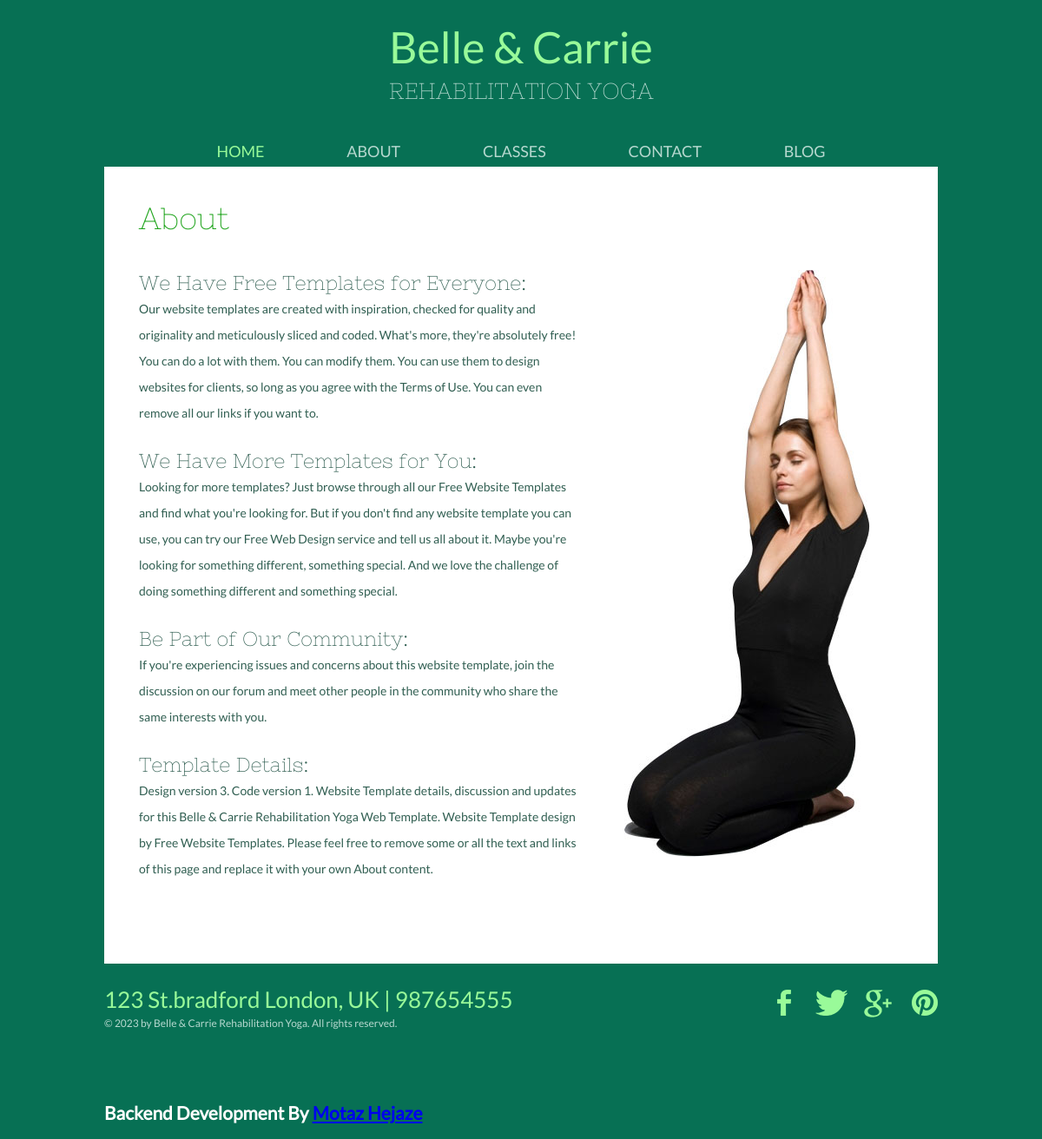
/about, run on the app's committed database.
### yoga/models.py (models this page shows)
class About(models.Model):
    title1 = models.CharField(null=True,blank=True,max_length=50)
    paragraph1 = models.TextField(null=True,blank=True)
    title2 = models.CharField(null=True,blank=True,max_length=50)
    paragraph2 = models.TextField(null=True,blank=True)
    title3 = models.CharField(null=True,blank=True,max_length=50)
    paragraph3 = models.TextField(null=True,blank=True)
    title4 = models.CharField(null=True,blank=True,max_length=50)
    paragraph4 = models.TextField(null=True,blank=True)

class Information(models.Model):
    address = models.CharField(max_length=50)
    phone = models.CharField(max_length=20)
    facebook = models.URLField(max_length=50)
    twitter = models.URLField(max_length=50)
    pinterest = models.URLField(max_length=50)
    google = models.URLField(max_length=50)
    background = models.ImageField(upload_to='website_images')

### yoga/views.py (the view)
# urls.py: path('about', views.about , name='about'),
def about(request):
    site_infos = Information.objects.first()
    about = About.objects.first()
    data = {'site_infos':site_infos,
            'about':about,
    }
    return render(request, 'yoga/about.html' , context=data)

### yoga/templates/yoga/about.html
{% extends "layout.html" %}
{% block content %}
<div id="body">
    <h2>About</h2>
    <div class="content">
        <div>
            <h3>{{ about.title1 }}</h3>
            <p>
                {{ about.paragraph1 }}
            </p>
            <h3>{{ about.title2 }}</h3>
            <p>
                {{ about.paragraph2 }}
            </p>
            <h3>{{ about.title3 }}</h3>
            <p>
                {{ about.paragraph3 }}
            </p>
            <h3>{{ about.title4 }}</h3>
            <p>
                {{ about.paragraph4 }}
            </p>
        </div>
        <img src="{{ site_infos.background.url }}" alt="lady doing yoga" class="figure">
    </div>
</div>
	<div id="footer">
		<div>
			<span>{{ site_infos.address }} | {{ site_infos.phone }}</span>
			<p>
				&copy; 2023 by Belle &amp; Carrie Rehabilitation Yoga. All rights reserved.
			</p>
		</div>
		<div id="connect">
			<a href="{{ site_infos.facebook }}" id="facebook" target="_blank">Facebook</a>
			<a href="{{ site_infos.twitter }}" id="twitter" target="_blank">Twitter</a>
			<a href="{{ site_infos.google }}" id="googleplus" target="_blank">Google&#43;</a>
			<a href="{{ site_infos.pinterest }}" id="pinterest" target="_blank">Pinterest</a>
		</div>
    </div>
{% endblock %}

### yoga/static/yoga/css/style.css (style rules this page uses)
body { background: #077054; color: #315f52; font-family: 'latoregular'; font-size: 14px; margin: 0; padding: 0; }
a { outline: none; }
img { border: none; }
p { line-height: 30px; margin: 0; }
#body { background: #ffffff; margin: 1px auto 0; max-width: 880px; min-height: 827px; overflow: hidden; padding: 45px 40px 46px; }
#body > h2 { color: #21a51e; font-family: 'nixie_oneregular'; font-size: 35px; font-weight: normal; line-height: 30px; margin: 0; padding: 0 0 44px; }
#body img.figure { display: block; float: right; margin: 74px 38px 46px 0; max-width: 100%; width: auto; }
#body div.content { overflow: hidden; }
#body div.content > div { float: left; width: 510px; }
#body div.content h3, #body form h3, #body ul.blog li h3 { font-family: 'nixie_oneregular'; font-size: 23px; font-weight: normal; line-height: 30px; margin: 0; padding: 25px 0 0; }
#body div.content h3:first-child, #body div.content div div.section:first-child { padding: 0; }
#body div.content img.figure { margin: 0 38px 46px 0; }
#footer { margin: 0 auto; max-width: 960px; overflow: hidden; padding: 30px 0 60px; }
#footer div { float: left; width: 500px; }
#footer div span { color: #99fa99; display: block; font-size: 26px; line-height: 24px; }
#footer div p { color: #b6d8cf; font-size: 12px; line-height: 30px; }
#footer div#connect { float: right; overflow: hidden; width: auto; }
#footer div#connect a { background: url(../images/icons.png) no-repeat; display: block; float: left; text-indent: -99999px; }
#footer div#connect a#facebook { background-position: 0 0; height: 30px; width: 16px; }
#footer div#connect a#twitter { background-position: 0 -30px; height: 30px; margin: 0 0 0 28px; width: 37px; }
#footer div#connect a#googleplus { background-position: 0 -61px; height: 32px; margin: 0 0 0 19px; width: 32px; }
#footer div#connect a#pinterest { background-position: 0 -94px; height: 30px; margin: 0 0 0 23px; width: 30px; }

### data on the page
About: title1 "We Have Free Templates for Everyone:", paragraph1 "Our website templates are created with inspiration, checked for quality and originality and meticulously sliced and coded. What's more, they're absolutely free! You can do a lot with them. You can modify them. You can use them to design websites for clients, so long as you agree with the Terms of Use. You can even remove all our links if you want to.", title2 "We Have More Templates for You:", paragraph2 "Looking for more templates? Just browse through all our Free Website Templates and find what you're looking for. But if you don't find any website template you can use, you can try our Free Web Design service and tell us all about it. Maybe you're looking for something different, something special. And we love the challenge of doing something different and something special.", title3 "Be Part of Our Community:", paragraph3 "If you're experiencing issues and concerns about this website template, join the discussion on our forum and meet other people in the community who share the same interests with you.", title4 "Template Details:", paragraph4 "Design version 3. Code version 1. Website Template details, discussion and updates for this Belle & Carrie Rehabilitation Yoga Web Template. Website Template design by Free Website Templates. Please feel free to remove some or all the text and links of this page and replace it with your own About content."
Information: background (picture), address "123 St.bradford London, UK", phone "987654555"
